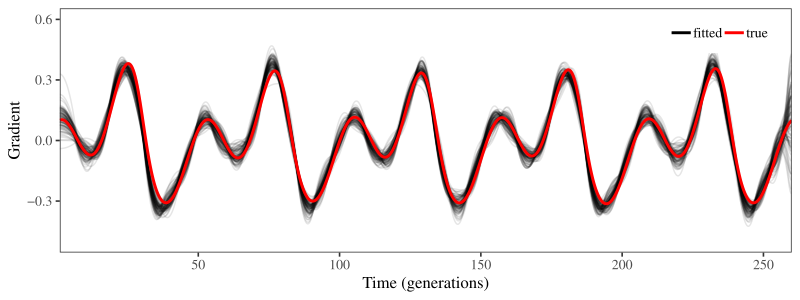

The R source for this figure:
library(splines)
library(tidyr)
library(dplyr)
library(emdbook)
library(deSolve)
library(ggplot2); theme_set(theme_bw(base_size = 12,
									 base_family = "Times"))

if (.Platform$OS.type=="windows") {
	windowsFonts(Times=windowsFont("Times"))
} 

## use Dark2 rather than Set1 because colour #6 of Set1 is yellow (ugh/too light)
scale_colour_discrete <- function(...,palette="Dark2") scale_colour_brewer(...,palette=palette)
scale_fill_discrete <- function(...,palette="Dark2") scale_fill_brewer(...,palette=palette)

sir <- function(t, state, parameters) {
	with(as.list(c(state, parameters)), {
		beta <- b0 * (1 + b1 * cos(2 * pi * t/ 26))
		I <- exp(logI)
		dS <- mu * (N - S) - beta * S * I/N
		dlogI <- beta * S/N - gamma - mu
		dR <- gamma * I
		dC <- beta * S * I/N
		list(c(dS, dlogI, dR, dC))
	})
}

params <- c(mu=1/(50*26), b0=500/26, b1=0.15, gamma=1, N=5e6)
yini <- c(S=0.05*5e6, logI=log(1e-4*5e6), R=0, C=0)
tvec <- seq(0, 260, by=1)
smooth_tvec <- seq(1, 260.01, by=0.1)

out <- as.data.frame(ode(yini, tvec,sir, params))
out_smooth <- as.data.frame(ode(yini, smooth_tvec, sir, params))

true_incidence <- data.frame(
	time=1:260,
	incidence=diff(out$C)
)

rprob <- 0.7
theta <- 10
nsim <- 100

reslist <- vector('list', nsim)

set.seed(101)
for (i in 1:nsim) {
	simulated_incidence <- data.frame(
		time=1:260,
		incidence=rbetabinom(260, size=round(true_incidence$incidence), prob=rprob, theta=theta)
	)
	
	gfit <- MASS::glm.nb(incidence~ns(time, knots=seq(1, 260, by=6)), data=simulated_incidence)
	
	logI <- predict(gfit, newdata=data.frame(time=smooth_tvec))
	
	reslist[[i]] <- data.frame(
		time=head(smooth_tvec, -1),
		grad=diff(logI)/0.1
	)
}

graddata <- reslist %>%
	bind_rows(.id="sim")

true_grad <- data.frame(
	time=out_smooth$time,
	grad=500/26 * (1 + 0.15 * cos(2 * pi * smooth_tvec/26)) * out_smooth$S/(5e6) - 1
)

g <- ggplot(graddata) +
	geom_line(aes(time, grad, group=sim, col="fitted"), alpha=0.1) +
	geom_line(data=true_grad, aes(time, grad, col="true"), lwd=1) +
	scale_y_continuous("Gradient", limits=c(-0.5, 0.6)) +
	scale_x_continuous("Time (generations)", expand=c(0,0)) +
	scale_color_manual(values=c("black", "red")) +
	theme(
		panel.grid = element_blank(),
		legend.position = c(0.9, 0.9),
		legend.title = element_blank(),
		legend.direction="horizontal"
	)

ggsave("gradient_matching_sinusoidal.pdf", g, width=8, height=3)
